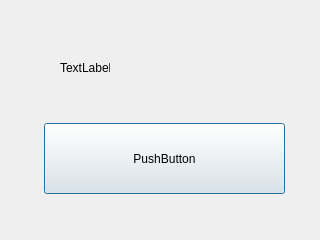
<?xml version="1.0" encoding="UTF-8"?>
<ui version="4.0">
 <class>Dialog</class>
 <widget class="QDialog" name="Dialog">
  <property name="geometry">
   <rect>
    <x>0</x>
    <y>0</y>
    <width>320</width>
    <height>240</height>
   </rect>
  </property>
  <property name="windowTitle">
   <string>Dialog</string>
  </property>
  <widget class="QLabel" name="label">
   <property name="geometry">
    <rect>
     <x>60</x>
     <y>60</y>
     <width>50</width>
     <height>16</height>
    </rect>
   </property>
   <property name="text">
    <string>TextLabel</string>
   </property>
  </widget>
  <widget class="QPushButton" name="pushButton">
   <property name="geometry">
    <rect>
     <x>44</x>
     <y>123</y>
     <width>241</width>
     <height>71</height>
    </rect>
   </property>
   <property name="text">
    <string>PushButton</string>
   </property>
  </widget>
 </widget>
 <resources/>
 <connections/>
</ui>
